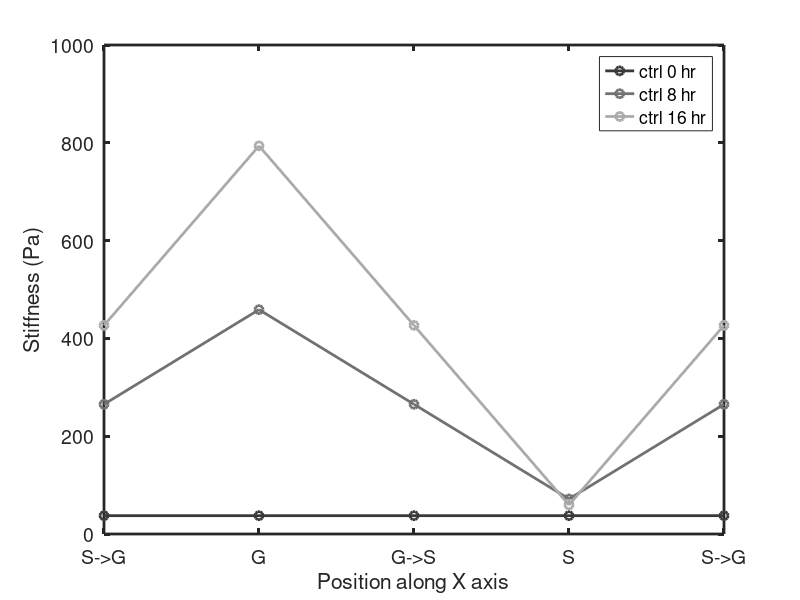
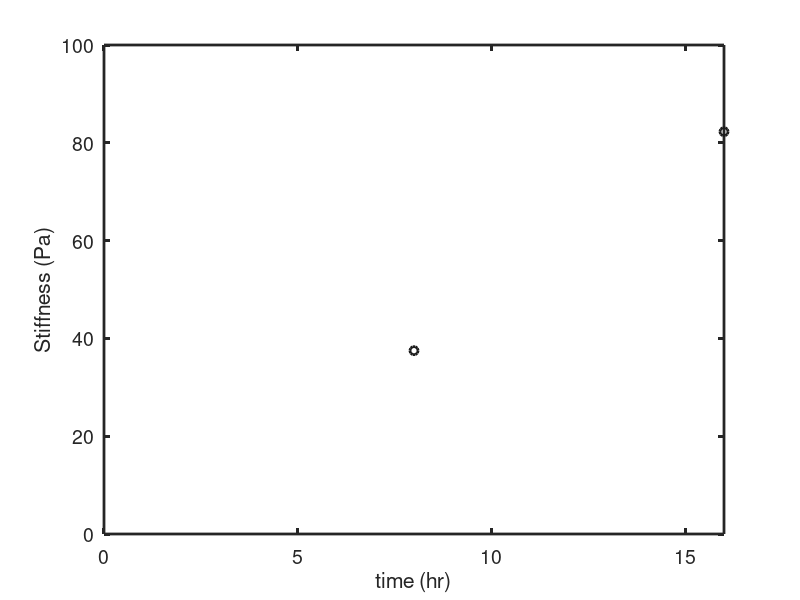

These figures' MATLAB source, in order:
%%
% This script is to create stiffness grid files for each time step. This
% is of course for instances where limited number of input files are used.
% If a better time resolution is needed, I have to modify Melda's code in
% order to be able to read spatio-temporal growth/expansion maps.
clear all
close all
%% This part should be defined by user
noTimePoints=3; % number of timepoints (e.g. if the user wants to input 5 growth maps, noTimePoints=5)
noPeriods=3;   % number of periods (gyrus or sulcus) that should appear in the tissue
noColumns=4*noPeriods+1;    % number of columns in the expansion grid file. For each square on the expansion rate grid, we need three values (i.e. expansion rate in x, y, z).
noRows=10;  % number of rows in the expansion grid file

% define stiffnesses for control and folding, for 8hr and 16hr
stiffnessAtG_ctrl_0hr = 37.49;
stiffnessAtS_ctrl_0hr = 37.49;
stiffnessAtSG_ctrl_0hr = (stiffnessAtG_ctrl_0hr+stiffnessAtS_ctrl_0hr)/2;
stiffnessAtGS_ctrl_0hr = (stiffnessAtG_ctrl_0hr+stiffnessAtS_ctrl_0hr)/2;

stiffnessAtG_ctrl_8hr = 37.49;
stiffnessAtS_ctrl_8hr = 37.49;
stiffnessAtSG_ctrl_8hr = (stiffnessAtG_ctrl_8hr+stiffnessAtS_ctrl_8hr)/2;
stiffnessAtGS_ctrl_8hr = (stiffnessAtG_ctrl_8hr+stiffnessAtS_ctrl_8hr)/2;

stiffnessAtG_ctrl_16hr = 82.27;
stiffnessAtS_ctrl_16hr = 82.27;
stiffnessAtSG_ctrl_16hr = (stiffnessAtG_ctrl_16hr+stiffnessAtS_ctrl_16hr)/2;
stiffnessAtGS_ctrl_16hr = (stiffnessAtG_ctrl_16hr+stiffnessAtS_ctrl_16hr)/2;

stiffnessAtG_folding_0hr = 37.49;
stiffnessAtS_folding_0hr = 37.49;
stiffnessAtSG_folding_0hr = (stiffnessAtG_folding_0hr+stiffnessAtS_folding_0hr)/2;
stiffnessAtGS_folding_0hr = (stiffnessAtG_folding_0hr+stiffnessAtS_folding_0hr)/2;

stiffnessAtG_folding_8hr = 458.83;
stiffnessAtS_folding_8hr = 71.71;
stiffnessAtSG_folding_8hr = (stiffnessAtG_folding_8hr+stiffnessAtS_folding_8hr)/2;
stiffnessAtGS_folding_8hr = (stiffnessAtG_folding_8hr+stiffnessAtS_folding_8hr)/2;

stiffnessAtG_folding_16hr = 793.77;
stiffnessAtS_folding_16hr = 59.43;
stiffnessAtSG_folding_16hr = (stiffnessAtG_folding_16hr+stiffnessAtS_folding_16hr)/2;
stiffnessAtGS_folding_16hr = (stiffnessAtG_folding_16hr+stiffnessAtS_folding_16hr)/2;
%% Creating the grids and writing them into file

% For expansion rates, we need to make two matrices, one for magnitude and
% one for orientation. Since for the case of brain folding, we don't have y
% growth, we either have orientations as 0 or 180 degrees of x or z axis.
% So I will first create the magnitude matrix. Then find the ones with
% negative values, set the orientation of those to 180. And then make all
% values in the magnitude matrix positive.
for timePointsID=1:noTimePoints
    stiffness_ctrl=zeros(noRows,noColumns);   % stiffness grid
    stiffness_folding=zeros(noRows,noColumns);   % stiffness grid
    for j=1:noRows
        for i=1:noPeriods
            if timePointsID==1
                stiffness_ctrl(j,(i-1)*4+1:(i-1)*4+4)=[stiffnessAtSG_ctrl_0hr,stiffnessAtG_ctrl_0hr,stiffnessAtGS_ctrl_0hr,stiffnessAtS_ctrl_0hr];
                stiffness_folding(j,(i-1)*4+1:(i-1)*4+4)=[stiffnessAtSG_folding_0hr,stiffnessAtG_folding_0hr,stiffnessAtGS_folding_0hr,stiffnessAtS_folding_0hr];
            elseif timePointsID==2
                stiffness_ctrl(j,(i-1)*4+1:(i-1)*4+4)=[stiffnessAtSG_ctrl_8hr,stiffnessAtG_ctrl_8hr,stiffnessAtGS_ctrl_8hr,stiffnessAtS_ctrl_8hr];
                stiffness_folding(j,(i-1)*4+1:(i-1)*4+4)=[stiffnessAtSG_folding_8hr,stiffnessAtG_folding_8hr,stiffnessAtGS_folding_8hr,stiffnessAtS_folding_8hr];
            elseif timePointsID==3
                stiffness_ctrl(j,(i-1)*4+1:(i-1)*4+4)=[stiffnessAtSG_ctrl_16hr,stiffnessAtG_ctrl_16hr,stiffnessAtGS_ctrl_16hr,stiffnessAtS_ctrl_16hr];
                stiffness_folding(j,(i-1)*4+1:(i-1)*4+4)=[stiffnessAtSG_folding_16hr,stiffnessAtG_folding_16hr,stiffnessAtGS_folding_16hr,stiffnessAtS_folding_16hr];
            end
        end
        if timePointsID==1
            stiffness_ctrl(j,noColumns)=stiffnessAtSG_ctrl_0hr;
            stiffness_folding(j,noColumns)=stiffnessAtSG_folding_0hr;
        elseif timePointsID==2
            stiffness_ctrl(j,noColumns)=stiffnessAtSG_ctrl_8hr;
            stiffness_folding(j,noColumns)=stiffnessAtSG_folding_8hr;
        elseif timePointsID==3
            stiffness_ctrl(j,noColumns)=stiffnessAtSG_ctrl_16hr;
            stiffness_folding(j,noColumns)=stiffnessAtSG_folding_16hr;
        end
    end
    
    
    
    filename=sprintf('StiffnessCtrl_3periods_10rows_t%d',timePointsID-1);
    fileID = fopen(filename,'w');
    fprintf(fileID,'%d %d \n',[noColumns,noRows]);  % number of columns and rows in the grid matrix
    % writing stiffness file for ctrl case
    for i=1:noRows
        fprintf(fileID,'%f ',stiffness_ctrl(i,:));
        fprintf(fileID,'\n');
    end
    fclose(fileID)
    
    filename=sprintf('StiffnessFolding_3periods_10rows_t%d',timePointsID-1);
    fileID = fopen(filename,'w');
    fprintf(fileID,'%d %d \n',[noColumns,noRows]);  % number of columns and rows in the grid matrix
    % writing stiffness file for folding case
    for i=1:noRows
        fprintf(fileID,'%f ',stiffness_folding(i,:));
        fprintf(fileID,'\n');
    end
    fclose(fileID)
end
%% This is just for plotting the stiffnesses
width = 6;     % Width in inches
height = 5;    % Height in inches
alw = 0.75;    % AxesLineWidth
fsz = 14;      % Fontsize
lw = 2;      % LineWidth
msz = 7; % MarkerSize

fig1=figure()
pos=get(gcf,'Position');
set(gcf,'Position',[pos(1) pos(2) width*50 height*50]);
set(gca,'FontSize',fsz,'LineWidth',lw)

cmap1=gray(10);
cmap2=autumn(10);

%plot([stiffnessAtSG_ctrl_0hr,stiffnessAtG_ctrl_0hr,stiffnessAtGS_ctrl_0hr,stiffnessAtS_ctrl_0hr,stiffnessAtSG_ctrl_0hr],'*-','color',cmap1(3,:),'Linewidth',lw)
%hold on
%plot([stiffnessAtSG_ctrl_8hr,stiffnessAtG_ctrl_8hr,stiffnessAtGS_ctrl_8hr,stiffnessAtS_ctrl_8hr,stiffnessAtSG_ctrl_8hr],'*-','color',cmap1(5,:),'Linewidth',lw)
%hold on
%plot([stiffnessAtSG_ctrl_16hr,stiffnessAtG_ctrl_16hr,stiffnessAtGS_ctrl_16hr,stiffnessAtS_ctrl_16hr,stiffnessAtSG_ctrl_16hr],'*-','color',cmap1(7,:),'Linewidth',lw)
%hold on
plot([stiffnessAtSG_folding_0hr,stiffnessAtG_folding_0hr,stiffnessAtGS_folding_0hr,stiffnessAtS_folding_0hr,stiffnessAtSG_folding_0hr],'o-','color',cmap1(3,:),'Linewidth',lw)
hold on
plot([stiffnessAtSG_folding_8hr,stiffnessAtG_folding_8hr,stiffnessAtGS_folding_8hr,stiffnessAtS_folding_8hr,stiffnessAtSG_folding_8hr],'o-','color',cmap1(5,:),'Linewidth',lw)
hold on
plot([stiffnessAtSG_folding_16hr,stiffnessAtG_folding_16hr,stiffnessAtGS_folding_16hr,stiffnessAtS_folding_16hr,stiffnessAtSG_folding_16hr],'o-','color',cmap1(7,:),'Linewidth',lw)

set(gcf,'Position',[pos(1) pos(2) width*60 height*60]);
set(gca,'FontSize',fsz,'LineWidth',lw)
%xlim([-5 100])
ylim([0 1000])
xticklabels({'S->G','G','G->S','S','S->G'})
legend('ctrl 0 hr','ctrl 8 hr','ctrl 16 hr','folding 0 hr','folding 8 hr','folding 16 hr','location','NorthEast')
xlabel('Position along X axis');ylabel('Stiffness (Pa)');
%% Extrapolating for 0 hr
width = 6;     % Width in inches
height = 5;    % Height in inches
alw = 0.75;    % AxesLineWidth
fsz = 14;      % Fontsize
lw = 2;      % LineWidth
msz = 7; % MarkerSize

fig1=figure()
pos=get(gcf,'Position');
set(gcf,'Position',[pos(1) pos(2) width*50 height*50]);
set(gca,'FontSize',fsz,'LineWidth',lw)

x=[8,16];
y=[37.49,82.27];

plot(x,y,'bo','color',cmap1(2,:),'Linewidth',lw)
set(gcf,'Position',[pos(1) pos(2) width*60 height*60]);
set(gca,'FontSize',fsz,'LineWidth',lw)
xlim([0 16])
ylim([0 100])
xlabel('time (hr)');ylabel('Stiffness (Pa)');
%% Creating the grids and writing them into file for ventricular surface

% For expansion rates, we need to make two matrices, one for magnitude and
% one for orientation. Since for the case of brain folding, we don't have y
% growth, we either have orientations as 0 or 180 degrees of x or z axis.
% So I will first create the magnitude matrix. Then find the ones with
% negative values, set the orientation of those to 180. And then make all
% values in the magnitude matrix positive.
for timePointsID=1:noTimePoints
    stiffness_folding=zeros(noRows,noColumns);   % stiffness grid
    for j=1:noRows
        for i=1:noPeriods
            if timePointsID==1
                stiffness_folding(j,(i-1)*4+1:(i-1)*4+4)=[stiffnessAtSG_folding_0hr,stiffnessAtSG_folding_0hr,stiffnessAtGS_folding_0hr,stiffnessAtGS_folding_0hr];
            elseif timePointsID==2
                stiffness_folding(j,(i-1)*4+1:(i-1)*4+4)=[stiffnessAtSG_folding_8hr,stiffnessAtSG_folding_8hr,stiffnessAtGS_folding_8hr,stiffnessAtGS_folding_8hr];
            elseif timePointsID==3
                stiffness_folding(j,(i-1)*4+1:(i-1)*4+4)=[stiffnessAtSG_folding_16hr,stiffnessAtSG_folding_16hr,stiffnessAtGS_folding_16hr,stiffnessAtGS_folding_16hr];
            end
        end
        if timePointsID==1
            stiffness_folding(j,noColumns)=stiffnessAtSG_folding_0hr;
        elseif timePointsID==2
            stiffness_folding(j,noColumns)=stiffnessAtSG_folding_8hr;
        elseif timePointsID==3
            stiffness_folding(j,noColumns)=stiffnessAtSG_folding_16hr;
        end
    end
    
    
    filename=sprintf('StiffnessFolding_3periods_10rows_VZ_t%d',timePointsID-1);
    fileID = fopen(filename,'w');
    fprintf(fileID,'%d %d \n',[noColumns,noRows]);  % number of columns and rows in the grid matrix
    % writing stiffness file for folding case
    for i=1:noRows
        fprintf(fileID,'%f ',stiffness_folding(i,:));
        fprintf(fileID,'\n');
    end
    fclose(fileID)
end
%% Creating stiffness grids for Lola's project


noFiles=5; %
noColumns=11;    %
noRows=4;  %

initialStiffness=1600;


for fileID=1:noFiles
    stiffness=zeros(noRows,noColumns)+1600;   % stiffness grid
    
    stiffness(:,5:7)=(1-(fileID-1)*0.25)*stiffness(:,5:7);
    if fileID==noFiles
        stiffness(:,5:7)=1;
    end
 
    
    filename=sprintf('Stiffness96hrRectangleWing_Reduction_%d',fileID-1);
    filename = fopen(filename,'w');
    fprintf(filename,'%d %d \n',[noColumns,noRows]);  % number of columns and rows in the grid matrix
    % writing stiffness file for folding case
    for i=1:noRows
        fprintf(filename,'%f ',stiffness(i,:));
        fprintf(filename,'\n');
    end
    fclose(filename)
end